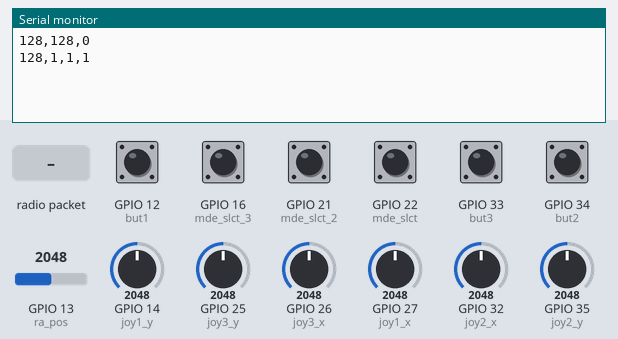
The sketch below on a simulated ESP32. Parts: the last lines printed to the serial monitor. The inputs (shaded band) are chosen by the test bench; at power-on: GPIO 16 (mde_slct_3), GPIO 21 (mde_slct_2), GPIO 22 (mde_slct) HIGH, GPIO 12 (but1), GPIO 33 (but3), GPIO 34 (but2) LOW, GPIO 13 (ra_pos) = 2048, GPIO 14 (joy1_y) = 2048, GPIO 26 (joy3_x) = 2048, GPIO 25 (joy3_y) = 2048, GPIO 27 (joy1_x) = 2048, GPIO 32 (joy2_x) = 2048, GPIO 35 (joy2_y) = 2048. No radio packets arrive unless stated.

Above: at 1.2 s.
1.3 s: radio packet "1" arrives
2.8 s: GPIO 13 (ra_pos) set to 2866
4.3 s: GPIO 14 (joy1_y) set to 2866
At 4.54 s:
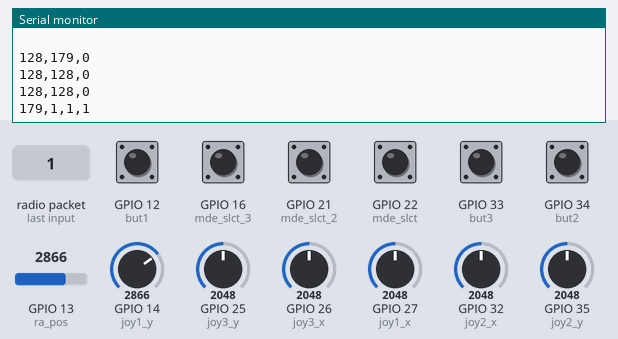
5.8 s: GPIO 26 (joy3_x) set to 2866
At 6.36 s:
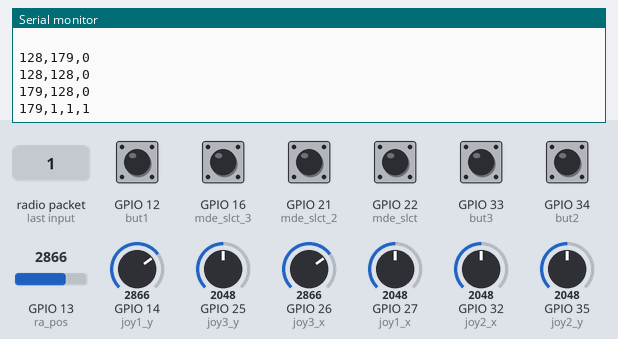
7.3 s: GPIO 25 (joy3_y) set to 2866
At 8.18 s:
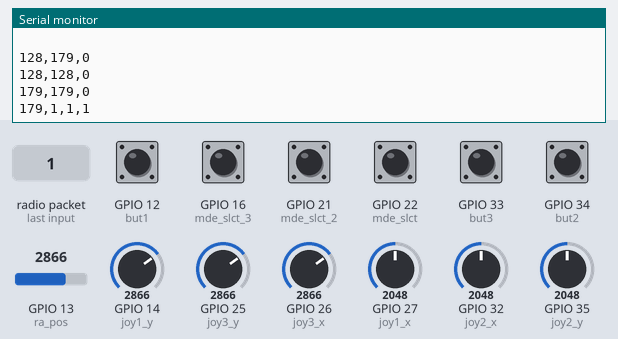
8.8 s: GPIO 27 (joy1_x) set to 1228
At 9.39 s:
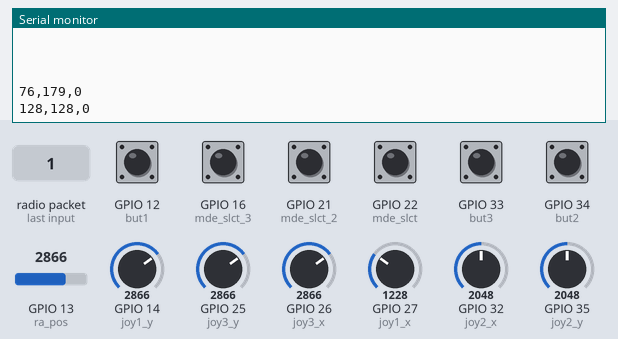
Timing chart, 0 to 11.3 s (numbered marks = the images above; inputs shaded):
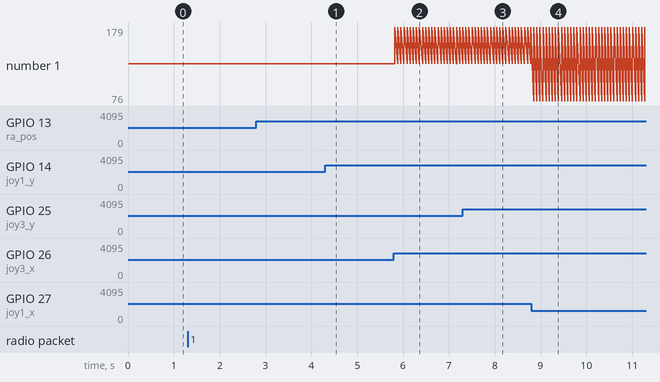

The sketch:

controller_v2_duplex.ino
```cpp
//#################################
//#################################

//LoRa by Sandeep Mistry

//transmitter code

#include <SPI.h>
#include <LoRa.h>

// Pin definitions for LoRa SX1278
#define ss 5          // Slave Select (NSS)
#define rst 2        // Reset
#define dio0 4       // Digital I/O 0


#define joy1_x 27
#define joy1_y 14
#define but1 12

#define joy2_x 32
#define joy2_y 35
#define but2 34

#define joy3_x 26
#define joy3_y 25
#define but3 33

#define ra_pos 13
#define mde_slct 22
#define mde_slct_2 21
#define mde_slct_3 16

// #define t_LED 27
// #define r_LED 14
// #define s_LED 12


void setup() {

  //initializing pins
  // Joystick 1
  pinMode(joy1_x, INPUT);
  pinMode(joy1_y, INPUT);
  pinMode(but1, INPUT);

  // Joystick 2
  pinMode(joy2_x, INPUT);
  pinMode(joy2_y, INPUT);
  pinMode(but2, INPUT);

  //joystick 3
  pinMode(joy3_x, INPUT);
  pinMode(joy3_y, INPUT);
  pinMode(but3, INPUT);

  //slide switches
  pinMode(ra_pos, INPUT);
  pinMode(mde_slct, INPUT);
  pinMode(mde_slct_2, INPUT);
  pinMode(mde_slct_3, INPUT);

  Serial.begin(115200);
  Serial.println("begin");
  while (!Serial);

  Serial.println("LoRa Transmitter Setup");

  // Configure LoRa module
  LoRa.setPins(ss, rst, dio0);

  if (!LoRa.begin(433E6)) { // Set frequency to 433 MHz
    Serial.println("Starting LoRa failed! Check connections and power supply.");
    while (1);
  }

  Serial.println("LoRa initialization successful!");
}

uint8_t joystick1_x;
uint8_t joystick1_y;
uint8_t Button1;

uint8_t joystick2_x;
uint8_t joystick2_y;
uint8_t Button2;

uint8_t joystick3_x;
uint8_t joystick3_y;
uint8_t Button3;

uint8_t robotic_arm_position;
uint8_t mode_select;
uint8_t mode_select_2;
uint8_t mode_select_3;

const uint8_t joystick_idle_min = 100; // Minimum idle value
const uint8_t joystick_idle_max = 156; // Maximum idle value

unsigned long last_active_time = 0; // Tracks the last time activity was detected
const unsigned long idle_timeout = 500; // Delay time in milliseconds

uint8_t payload[13];
uint8_t feedbackPayload[3];

void loop() {

  // Joystick 1
  joystick1_x = analogRead(joy1_x) >> 4;
  joystick1_y = analogRead(joy1_y) >> 4;
  Button1 = digitalRead(but1);

  // Joystick 2
  joystick2_x = analogRead(joy2_x) >> 4;
  joystick2_y = analogRead(joy2_y) >> 4;
  Button2 = digitalRead(but2);

  //joystick 3
  joystick3_x = analogRead(joy3_x) >> 4;
  joystick3_y = analogRead(joy3_y) >> 4;
  Button3 = digitalRead(but3);

  robotic_arm_position = analogRead(ra_pos) >> 4;
  mode_select = digitalRead(mde_slct);
  mode_select_2 = digitalRead(mde_slct_2);
  mode_select_3 = digitalRead(mde_slct_3);


    // Check for significant changes
  bool joysticks_idle_now =
      (joystick1_x >= joystick_idle_min && joystick1_x <= joystick_idle_max) &&
      (joystick1_y >= joystick_idle_min && joystick1_y <= joystick_idle_max) &&
      (joystick2_x >= joystick_idle_min && joystick2_x <= joystick_idle_max) &&
      (joystick2_y >= joystick_idle_min && joystick2_y <= joystick_idle_max) &&
      (joystick3_x >= joystick_idle_min && joystick3_x <= joystick_idle_max) &&
      (joystick3_y >= joystick_idle_min && joystick3_y <= joystick_idle_max);

  bool buttons_and_slides_idle_now =
      (Button1 == 1) && (Button2 == 1) && (Button3 == 1) &&
      (robotic_arm_position == 0) && (mode_select == 0) && (mode_select_2 == 0) && (mode_select_3 == 0);


  if (!joysticks_idle_now || !buttons_and_slides_idle_now) {
    last_active_time = millis(); // Update the last activity timestamp
  }

  // Only send data if there's a change
  if (millis() - last_active_time < idle_timeout) {
    printValues();
    // Assign updated values to payload
    assignToPayload(payload);
    // Send data via LoRa
    LoRa.beginPacket();
    LoRa.write(payload, sizeof(payload));
    LoRa.endPacket();

    // Print updated values for debugging
    Serial.println("Updated values sent: ");
  }

  assignFeedbackFromLoRa();

  Serial.print("traversal mode: ");
  Serial.println(feedbackPayload[2]);
  Serial.print("robotic arm: ");
  Serial.println(feedbackPayload[1]);
  Serial.print("science kit: ");
  Serial.println(feedbackPayload[0]);
  Serial.println("  ");
  Serial.println("  ");
  Serial.println("  ");

}

void assignFeedbackFromLoRa() {
  int packetSize = LoRa.parsePacket();
  if (packetSize) {
    Serial.println("###Received packet###");

    // Read packet contents
    int i = LoRa.available() - 1;
    while (i) {
      Serial.println(i);
      feedbackPayload[i-1] = LoRa.read();
      Serial.println(feedbackPayload[i-1]);
      i--;
    }

    // Print RSSI (signal strength)
    Serial.print("RSSI: ");
    Serial.println(LoRa.packetRssi());
    //Serial.println(LoRa.packetFrequencyError());
  }
}

void assignToPayload(uint8_t payload[13]) {
  payload[0] = joystick1_x;
  payload[1] = joystick1_y;
  payload[2] = Button1;

  payload[3] = joystick2_x;
  payload[4] = joystick2_y;
  payload[5] = Button2;

  payload[6] = joystick3_x;
  payload[7] = joystick3_y;
  payload[8] = Button3;

  payload[9] = robotic_arm_position;
  payload[10] = mode_select;
  payload[11] = mode_select_2;
  payload[12] = mode_select_3;
}

void printValues() {
  Serial.print(joystick1_x); Serial.print(","); Serial.print(joystick1_y); Serial.print(","); Serial.print(Button1); Serial.println("  ");
  Serial.print(joystick2_x); Serial.print(","); Serial.print(joystick2_y); Serial.print(","); Serial.print(Button2); Serial.println("  ");
  Serial.print(joystick3_x); Serial.print(","); Serial.print(joystick3_y); Serial.print(","); Serial.print(Button3); Serial.println("  ");
  Serial.print(robotic_arm_position); Serial.print(","); Serial.print(mode_select); Serial.print(","); Serial.print(mode_select_2); Serial.print(","); Serial.print(mode_select_3); Serial.println("  ");

  Serial.println("  ");
  Serial.println("  ");
  Serial.println("  ");
}
```

Measured:
- after the input at 4.3 s, the serial monitor: prints a new line at once (image 1)
- after the input at 5.8 s, the serial monitor: prints a new line at once (image 2)
- after the input at 7.3 s, the serial monitor: prints a new line at once (image 3)
- after the input at 8.8 s, the serial monitor: prints a new line after 0.05 s (image 4)
